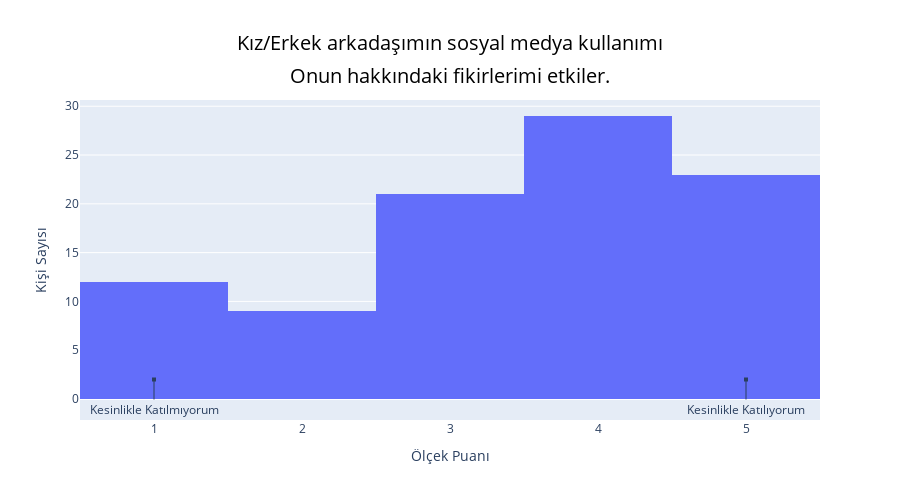

This figure's notebook cell:
### Code cell
temp = df[['likert_1']]

# Histogram grafiği
fig = go.Figure()

fig.add_trace(go.Histogram(
    x=df['likert_1'],
    nbinsx=5
))

# Caption başlığı
caption_text = "Onun hakkındaki fikirlerimi etkiler."

fig.update_layout(
    title_x=0.5,
    title_font_size=20,
    title_font_color="Black",
    title_text="Kız/Erkek arkadaşımın sosyal medya kullanımı",
    xaxis_title_text="Ölçek Puanı",
    yaxis_title_text="Kişi Sayısı",
    width=900,
    height=500,
    annotations=[
        dict(
            x=1,
            y=2,
            xref="x",
            yref="y",
            text="Kesinlikle Katılmıyorum",
            showarrow=True,
            arrowhead=7,
            ax=0,
            ay=30
        ),
        dict(
            x=5,
            y=2,
            xref="x",
            yref="y",
            text="Kesinlikle Katılıyorum",
            showarrow=True,
            arrowhead=7,
            ax=0,
            ay=30
        ),
        dict(
            x=0.5,
            y=1.125,
            xref='paper',
            yref='paper',
            text=caption_text,
            showarrow=False,
            font=dict(
                size=20,
                color='Black'
            )
        )
    ]
)

fig.show()

### Figure 1 — Plotly figure (JSON) as saved in the notebook; plotly's stock layout.template omitted (floating-point values rounded to 4 significant figures)
{"data": [{"nbinsx": 5, "type": "histogram", "x": [4, 1, 4, 5, 5, 4, 4, 3, 4, 4, 2, 3, 4, 1, 5, 5, 5, 5, 3, 3, 3, 1, 1, 1, 4, 2, 1, 3, 3, 1, 4, 4, 3, 2, 3, 3, 4, 5, 5, 2, 5, 2, 4, 4, 3, 5, 4, 1, 4, 5, 5, 1, 4, 3, 1, 4, 4, 5, 3, 3, 4, 2, 2, 5, 4, 5, 5, 4, 3, 4, 5, 2, 3, 5, 5, 4, 1, 3, 2, 4, 4, 3, 5, 5, 3, 4, 4, 4, 3, 3, 5, 4, 5, 1]}], "layout": {"annotations": [{"arrowhead": 7, "ax": 0, "ay": 30, "showarrow": true, "text": "Kesinlikle Katılmıyorum", "x": 1, "xref": "x", "y": 2, "yref": "y"}, {"arrowhead": 7, "ax": 0, "ay": 30, "showarrow": true, "text": "Kesinlikle Katılıyorum", "x": 5, "xref": "x", "y": 2, "yref": "y"}, {"font": {"color": "Black", "size": 20}, "showarrow": false, "text": "Onun hakkındaki fikirlerimi etkiler.", "x": 0.5, "xref": "paper", "y": 1.125, "yref": "paper"}], "height": 500, "title": {"font": {"color": "Black", "size": 20}, "text": "Kız/Erkek arkadaşımın sosyal medya kullanımı", "x": 0.5}, "width": 900, "xaxis": {"title": {"text": "Ölçek Puanı"}}, "yaxis": {"title": {"text": "Kişi Sayısı"}}}}
